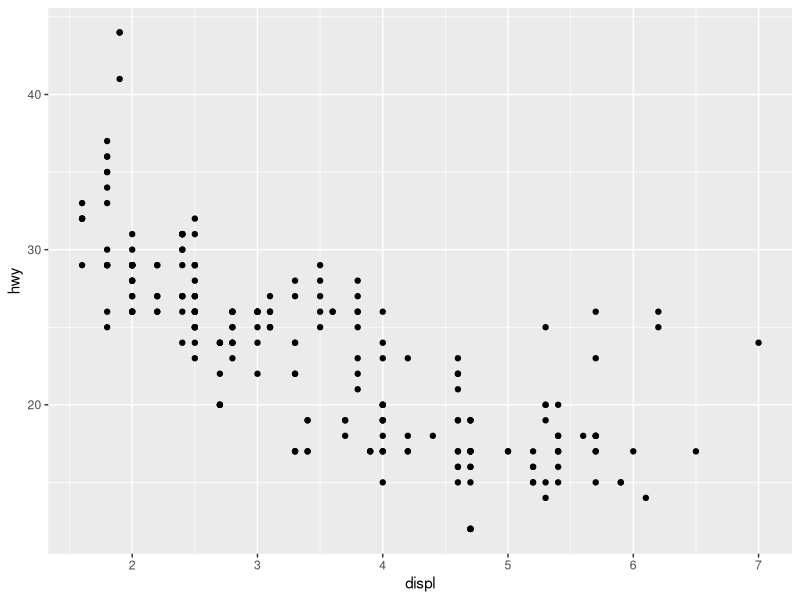
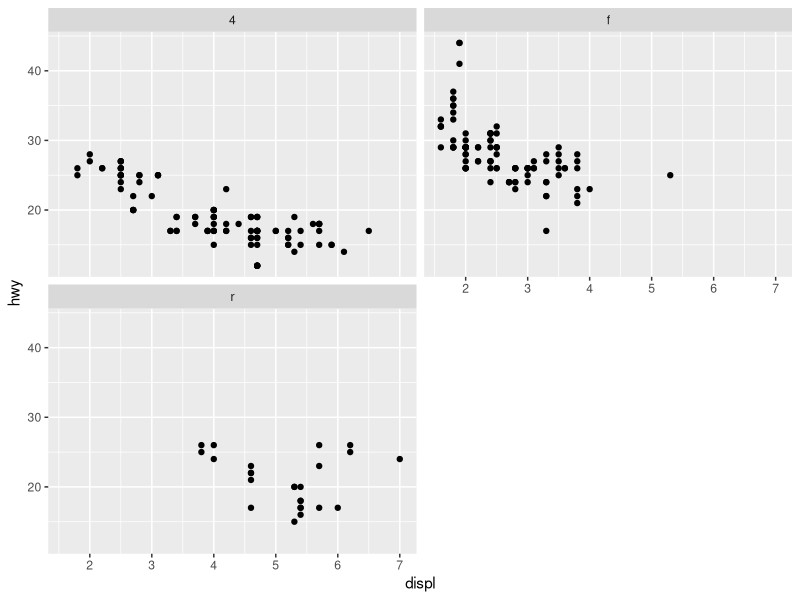
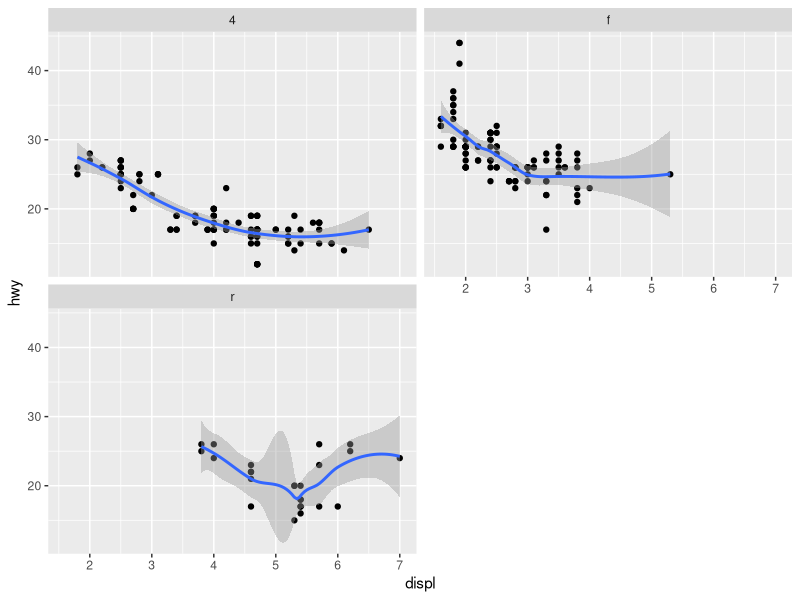
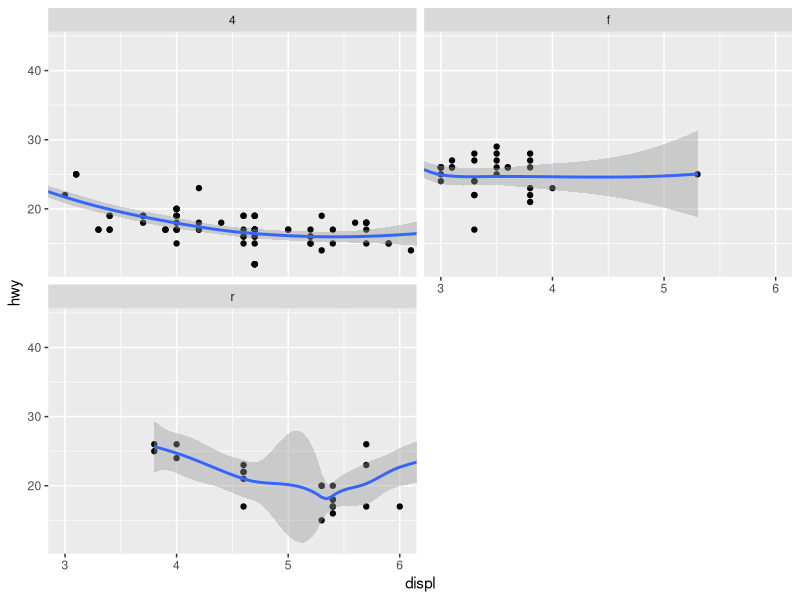
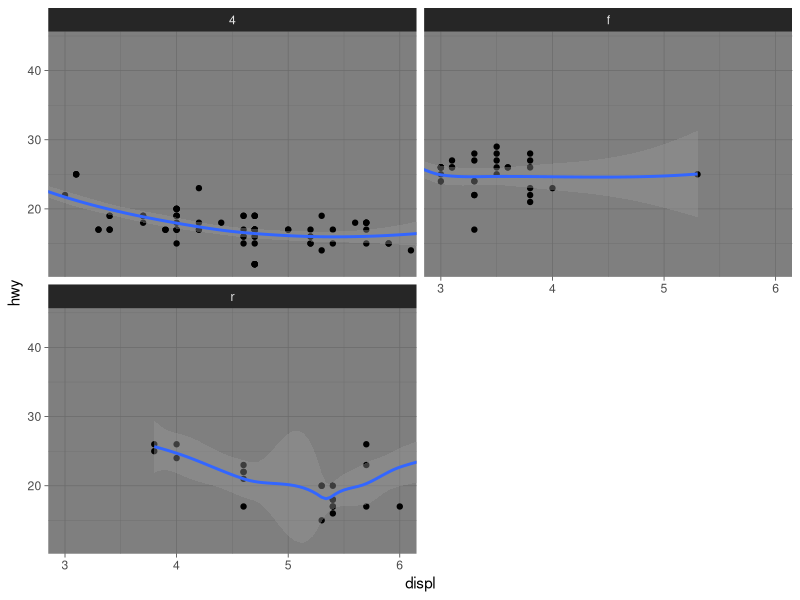

Write the R code that produced these figures, in order.
## ---- chunk 1
# loading libraries
library(tidyverse)

# modifying chart size
options(repr.plot.width=5, repr.plot.height=3)
## ---- chunk 2
head(mpg)
## ---- chunk 3
ggplot(data = mpg) + 
  geom_point(mapping = aes(x = displ, y = hwy))
## ---- chunk 4
ggplot(data = mpg) + 
  geom_point(mapping = aes(x = displ, y = hwy)) + 
  facet_wrap(~ drv, nrow = 2)
## ---- chunk 5
ggplot(data = mpg) + 
  geom_point(mapping = aes(x = displ, y = hwy)) + 
  facet_wrap(~ drv, nrow = 2) +
  geom_smooth(mapping = aes(x = displ, y = hwy))
## ---- chunk 6
ggplot(data = mpg) + 
  geom_point(mapping = aes(x = displ, y = hwy)) + 
  facet_wrap(~ drv, nrow = 2) +
  geom_smooth(mapping = aes(x = displ, y = hwy)) +
  coord_cartesian(xlim = c(3, 6))
## ---- chunk 7
ggplot(data = mpg) + 
  geom_point(mapping = aes(x = displ, y = hwy)) + 
  facet_wrap(~ drv, nrow = 2) +
  geom_smooth(mapping = aes(x = displ, y = hwy)) +
  coord_cartesian(xlim = c(3, 6)) +
  theme_dark()
